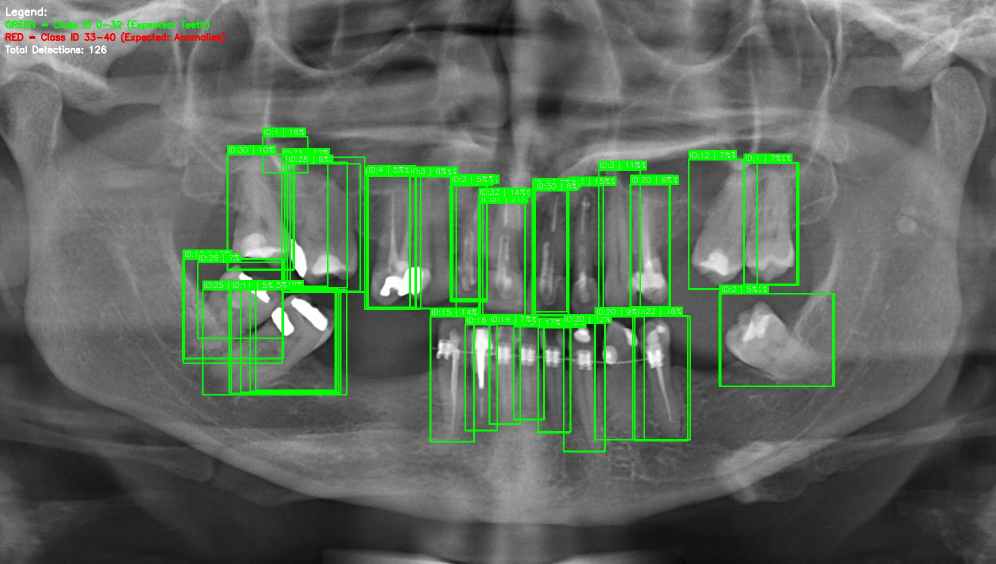
#> input picture debug_mapping.jpg, 1991 x 1127 px (shown at 1/2 size)
$ python diagnostic_preprocessing.py debug_mapping.jpg
#> lines starting #> are read from the running program, lines starting #| are printed output that depends on the picture
#!/usr/bin/env python3
"""
Diagnostic Script 3: Preprocessing Validation
==============================================
Validates that image preprocessing matches training pipeline.
Helps identify if BGR conversion, normalization, or resizing is corrupting input.

Usage:
    python diagnostic_preprocessing.py path/to/image.jpg --save-intermediates
"""

import argparse
import sys
from pathlib import Path
import numpy as np
import cv2
import matplotlib.pyplot as plt


def validate_preprocessing(image_path, save_intermediates=False):
    """
    Validate preprocessing pipeline step-by-step.

    Args:
        image_path: Path to input image
        save_intermediates: If True, save intermediate processing steps

    Returns:
        Report dict with validation results
    """
#> called with image_path = 'debug_mapping.jpg', save_intermediates = False
    print("="*60)
    print("PREPROCESSING VALIDATION")
    print("="*60)

    # Step 1: Load image
    print("\n[1/5] Loading image...")
    image_rgb = cv2.imread(str(image_path))
#> image_rgb is the input picture: shape (1127, 1991, 3); mean B, G, R 92.9, 106.1, 93.1

    if image_rgb is None:
        print(f"❌ Failed to load image: {image_path}")
        return None

    print(f"✅ Image loaded successfully")
    print(f"   Shape: {image_rgb.shape}")
#|    Shape: (1127, 1991, 3)
    print(f"   Dtype: {image_rgb.dtype}")
#|    Dtype: uint8
    print(f"   Color space: BGR (OpenCV default)")

    # Check if image is already grayscale
    if len(image_rgb.shape) == 2:
        print("⚠️  WARNING: Image is grayscale, not RGB!")
        image_rgb = cv2.cvtColor(image_rgb, cv2.COLOR_GRAY2BGR)

    # Pixel statistics
    print(f"   Pixel range: [{image_rgb.min()}, {image_rgb.max()}]")
#|    Pixel range: [0, 255]
    print(f"   Mean: {image_rgb.mean():.2f}")
#|    Mean: 97.38
    print(f"   Std: {image_rgb.std():.2f}")
#|    Std: 44.04

    # Check for suspicious pixel values
    if image_rgb.max() <= 1.0:
        print("❌ ERROR: Pixels in [0, 1] range! Model expects [0, 255]")
        print("   → Convert to uint8: (image * 255).astype(np.uint8)")

    if image_rgb.dtype != np.uint8:
        print(f"⚠️  WARNING: Dtype is {image_rgb.dtype}, not uint8")

    # Step 2: BGR channel order (Detectron2 expects BGR)
    print("\n[2/5] Verifying BGR channel order...")
    # OpenCV loads as BGR by default, so no conversion needed
    # But let's verify channels are not corrupted

    b_mean, g_mean, r_mean = image_rgb[:,:,0].mean(), image_rgb[:,:,1].mean(), image_rgb[:,:,2].mean()
#> b_mean = 92.88; g_mean = 106.1; r_mean = 93.14
    print(f"   Channel means: B={b_mean:.2f}, G={g_mean:.2f}, R={r_mean:.2f}")
#|    Channel means: B=92.88, G=106.12, R=93.14

    # For X-ray images, channels should be similar (grayscale-like)
    channel_diff = max(abs(b_mean - g_mean), abs(g_mean - r_mean), abs(r_mean - b_mean))
#> channel_diff = 13.24
    if channel_diff > 10:
        print(f"⚠️  WARNING: Large channel difference ({channel_diff:.2f})")
#| ⚠️  WARNING: Large channel difference (13.24)
        print("   X-rays are typically grayscale, channels should be similar")
    else:
        print(f"✅ Channels are balanced (diff={channel_diff:.2f})")

    # Step 3: Check for NaN or Inf
    print("\n[3/5] Checking for invalid values...")
    if np.isnan(image_rgb).any():
        print("❌ ERROR: NaN values detected!")
    elif np.isinf(image_rgb).any():
        print("❌ ERROR: Infinity values detected!")
    else:
        print("✅ No NaN or Inf values")

    # Step 4: Simulate Detectron2 resize
    print("\n[4/5] Simulating Detectron2 resize...")
    # Detectron2 uses min dimension scaling
    # For resnet50_9class_20k: min_size=800, max_size=1333

    h, w = image_rgb.shape[:2]
#> h = 1127; w = 1991
    min_size = 800
    max_size = 1333

    scale = min_size / min(h, w)
#> scale = 0.71
    if max(h, w) * scale > max_size:
        scale = max_size / max(h, w)
#> scale = 0.67

    new_h = int(h * scale)
#> new_h = 754
    new_w = int(w * scale)
#> new_w = 1333

    print(f"   Original size: {w}x{h}")
#|    Original size: 1991x1127
    print(f"   Scale factor: {scale:.3f}")
#|    Scale factor: 0.670
    print(f"   Resized size: {new_w}x{new_h}")
#|    Resized size: 1333x754

    resized = cv2.resize(image_rgb, (new_w, new_h), interpolation=cv2.INTER_LINEAR)
    print(f"✅ Resize successful")

    # Step 5: Normalization (ImageNet stats)
    print("\n[5/5] Simulating ImageNet normalization...")
    # NOTE: Detectron2 subtracts pixel mean WITHOUT dividing by std
    # Training config: PIXEL_MEAN=[103.53, 116.28, 123.675], PIXEL_STD=[1.0, 1.0, 1.0]

    pixel_mean = np.array([103.53, 116.28, 123.675])
    pixel_std = np.array([1.0, 1.0, 1.0])

    normalized = (resized.astype(np.float32) - pixel_mean) / pixel_std
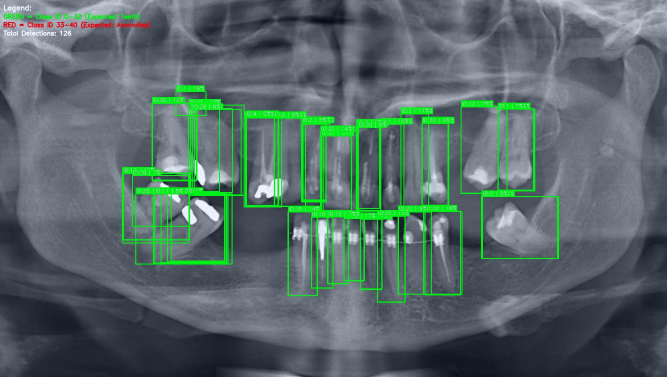
#> normalized: shape (754, 1333, 3) float64 (shown at 1/2 size); mean B, G, R -10.8, -10.3, -30.7; drawn with min black and max white

    print(f"   Pixel mean: {pixel_mean}")
    print(f"   Pixel std: {pixel_std}")
    print(f"   Normalized range: [{normalized.min():.2f}, {normalized.max():.2f}]")
#|    Normalized range: [-123.67, 151.47]
    print(f"   Normalized mean: {normalized.mean():.2f}")
#|    Normalized mean: -17.23

    # Check if normalization looks reasonable
    if normalized.max() > 200:
        print("⚠️  WARNING: Normalized values very high (> 200)")
    elif normalized.min() < -200:
        print("⚠️  WARNING: Normalized values very low (< -200)")
    else:
        print("✅ Normalization looks reasonable")

    # Save intermediate steps for visual inspection
    if save_intermediates:
        print("\n" + "="*60)
        print("SAVING INTERMEDIATE STEPS")
        print("="*60)

        output_dir = Path("preprocessing_debug")
        output_dir.mkdir(exist_ok=True)

        # 1. Original
        cv2.imwrite(str(output_dir / "01_original.jpg"), image_rgb)
        print(f"✅ Saved: {output_dir / '01_original.jpg'}")

        # 2. Channel visualization
        fig, axes = plt.subplots(1, 3, figsize=(15, 5))
        axes[0].imshow(image_rgb[:,:,0], cmap='gray')
        axes[0].set_title(f"Blue Channel (mean={b_mean:.1f})")
        axes[0].axis('off')

        axes[1].imshow(image_rgb[:,:,1], cmap='gray')
        axes[1].set_title(f"Green Channel (mean={g_mean:.1f})")
        axes[1].axis('off')

        axes[2].imshow(image_rgb[:,:,2], cmap='gray')
        axes[2].set_title(f"Red Channel (mean={r_mean:.1f})")
        axes[2].axis('off')

        plt.tight_layout()
        plt.savefig(output_dir / "02_channels.png", dpi=100)
        plt.close()
        print(f"✅ Saved: {output_dir / '02_channels.png'}")

        # 3. Resized
        cv2.imwrite(str(output_dir / "03_resized.jpg"), resized)
        print(f"✅ Saved: {output_dir / '03_resized.jpg'}")

        # 4. Normalized (convert back to uint8 for visualization)
        normalized_vis = ((normalized - normalized.min()) /
                         (normalized.max() - normalized.min()) * 255).astype(np.uint8)
        cv2.imwrite(str(output_dir / "04_normalized.jpg"), normalized_vis)
        print(f"✅ Saved: {output_dir / '04_normalized.jpg'}")

        # 5. Histogram comparison
        fig, axes = plt.subplots(2, 2, figsize=(12, 10))

        # Original histogram
        ax = axes[0, 0]
        for i, color, name in zip([0, 1, 2], ['b', 'g', 'r'], ['Blue', 'Green', 'Red']):
            hist = cv2.calcHist([image_rgb], [i], None, [256], [0, 256])
            ax.plot(hist, color=color, label=name, alpha=0.7)
        ax.set_title("Original Image Histogram")
        ax.set_xlabel("Pixel Value")
        ax.set_ylabel("Frequency")
        ax.legend()
        ax.grid(True, alpha=0.3)

        # Resized histogram
        ax = axes[0, 1]
        for i, color, name in zip([0, 1, 2], ['b', 'g', 'r'], ['Blue', 'Green', 'Red']):
            hist = cv2.calcHist([resized], [i], None, [256], [0, 256])
            ax.plot(hist, color=color, label=name, alpha=0.7)
        ax.set_title("Resized Image Histogram")
        ax.set_xlabel("Pixel Value")
        ax.set_ylabel("Frequency")
        ax.legend()
        ax.grid(True, alpha=0.3)

        # Normalized histogram
        ax = axes[1, 0]
        for i, color, name in zip([0, 1, 2], ['b', 'g', 'r'], ['Blue', 'Green', 'Red']):
            channel_data = normalized[:,:,i].flatten()
            ax.hist(channel_data, bins=100, color=color, alpha=0.5, label=name)
        ax.set_title("Normalized Image Histogram")
        ax.set_xlabel("Normalized Value")
        ax.set_ylabel("Frequency")
        ax.legend()
        ax.grid(True, alpha=0.3)

        # Summary statistics
        ax = axes[1, 1]
        ax.axis('off')
        summary_text = f"""
        PREPROCESSING SUMMARY
        {'='*30}

        Original:
          Size: {w}x{h}
          Pixel range: [{image_rgb.min()}, {image_rgb.max()}]
          Mean: {image_rgb.mean():.2f}
          Std: {image_rgb.std():.2f}

        Resized:
          Size: {new_w}x{new_h}
          Scale: {scale:.3f}

        Normalized:
          Mean: {normalized.mean():.2f}
          Std: {normalized.std():.2f}
          Range: [{normalized.min():.2f}, {normalized.max():.2f}]

        Channel Balance:
          B: {b_mean:.2f}
          G: {g_mean:.2f}
          R: {r_mean:.2f}
          Diff: {channel_diff:.2f}
        """
        ax.text(0.1, 0.9, summary_text, transform=ax.transAxes,
                fontsize=10, verticalalignment='top', family='monospace',
                bbox=dict(boxstyle='round', facecolor='wheat', alpha=0.5))

        plt.tight_layout()
        plt.savefig(output_dir / "05_analysis.png", dpi=100)
        plt.close()
        print(f"✅ Saved: {output_dir / '05_analysis.png'}")

        print(f"\n📁 All intermediate files saved to: {output_dir}")

    # Build report
    report = {
        "image_path": str(image_path),
        "original_shape": image_rgb.shape,
        "original_dtype": str(image_rgb.dtype),
        "pixel_range": [int(image_rgb.min()), int(image_rgb.max())],
        "pixel_mean": float(image_rgb.mean()),
        "pixel_std": float(image_rgb.std()),
        "channel_means": {
            "B": float(b_mean),
            "G": float(g_mean),
            "R": float(r_mean)
        },
        "channel_balance_diff": float(channel_diff),
        "resize": {
            "original_size": [w, h],
            "scale": float(scale),
            "resized_size": [new_w, new_h]
        },
        "normalized": {
            "range": [float(normalized.min()), float(normalized.max())],
            "mean": float(normalized.mean()),
            "std": float(normalized.std())
        },
        "validation_status": "PASS"
    }

    # Determine validation status
    issues = []
    if image_rgb.max() <= 1.0:
        issues.append("Pixel range is [0,1] instead of [0,255]")
    if image_rgb.dtype != np.uint8:
        issues.append(f"Dtype is {image_rgb.dtype} instead of uint8")
    if channel_diff > 20:
        issues.append(f"Channels unbalanced (diff={channel_diff:.2f})")
    if np.isnan(image_rgb).any() or np.isinf(image_rgb).any():
        issues.append("Contains NaN or Inf values")

    if issues:
        report["validation_status"] = "FAIL"
        report["issues"] = issues

        print("\n" + "="*60)
        print("❌ VALIDATION FAILED")
        print("="*60)
        for issue in issues:
            print(f"  • {issue}")
    else:
        print("\n" + "="*60)
        print("✅ VALIDATION PASSED")
        print("="*60)
        print("Preprocessing pipeline is correct.")

    return report


def main():
    parser = argparse.ArgumentParser(description="Validate preprocessing pipeline")
    parser.add_argument("image", type=str, help="Path to input image")
    parser.add_argument("--save-intermediates", action="store_true",
                       help="Save intermediate processing steps for debugging")

    args = parser.parse_args()

    report = validate_preprocessing(args.image, args.save_intermediates)
#> report = 11 items

    if report is None:
        sys.exit(1)

    # Save report
    import json
    output_path = Path("preprocessing_validation.json")
    with open(output_path, 'w') as f:
        json.dump(report, f, indent=2)

    print(f"\n📄 Report saved to: {output_path}")

    if report["validation_status"] == "FAIL":
        sys.exit(1)


if __name__ == "__main__":
    main()
